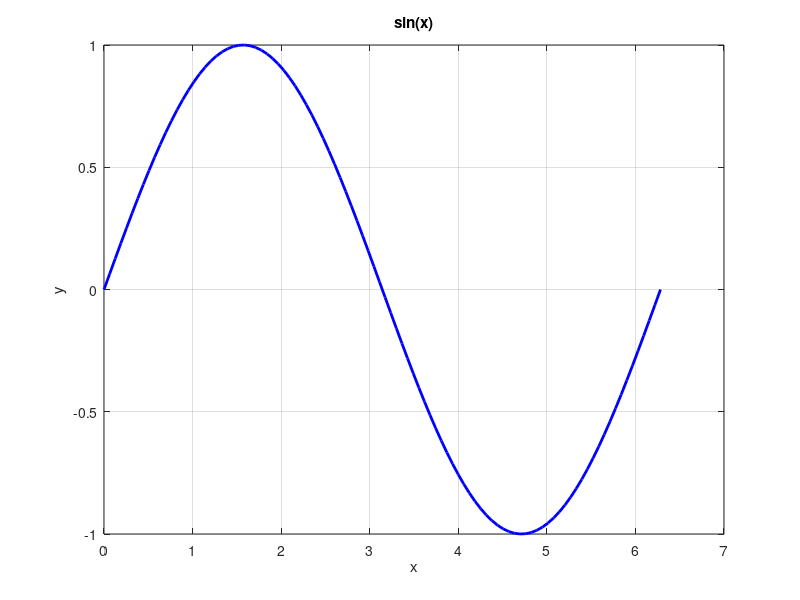

Recreate this plot in MATLAB.
% This is a basic MATLAB script

%% This is a MATLAB cell

% This is a comment

% This is another comment

% This is a comment

% This is a comment
a = 1;
b = 2;
c = a + b;

%% This is another MATLAB cell

% This is a comment

% This is another comment

% This is a comment
d = 3;
e = 4;
f = d + e;

%% basic plit test

x = linspace(0, 2*pi, 100);
y = sin(x);
plot(x,y, 'b-', 'LineWidth', 2);
xlabel('x');
ylabel('y');
title('sin(x)');
grid on;
